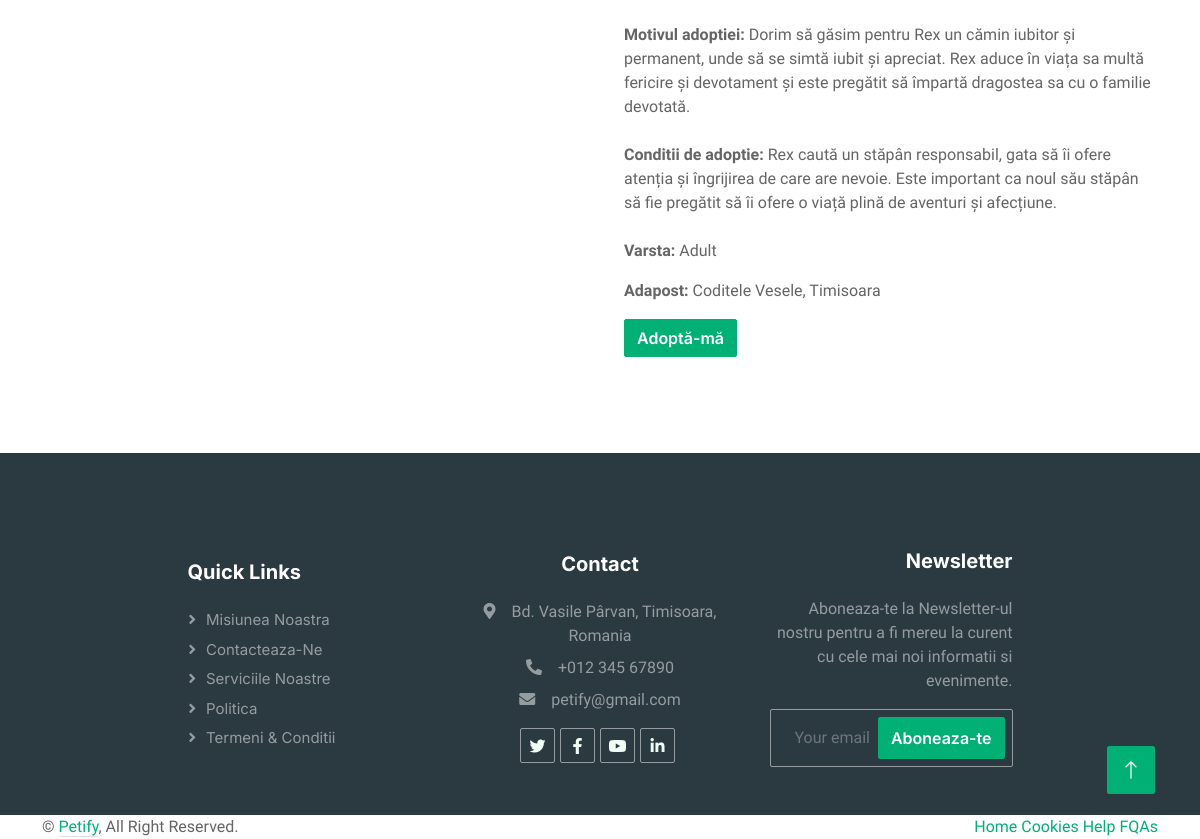
The app's page /Jucausul Rex (lower part), older data.
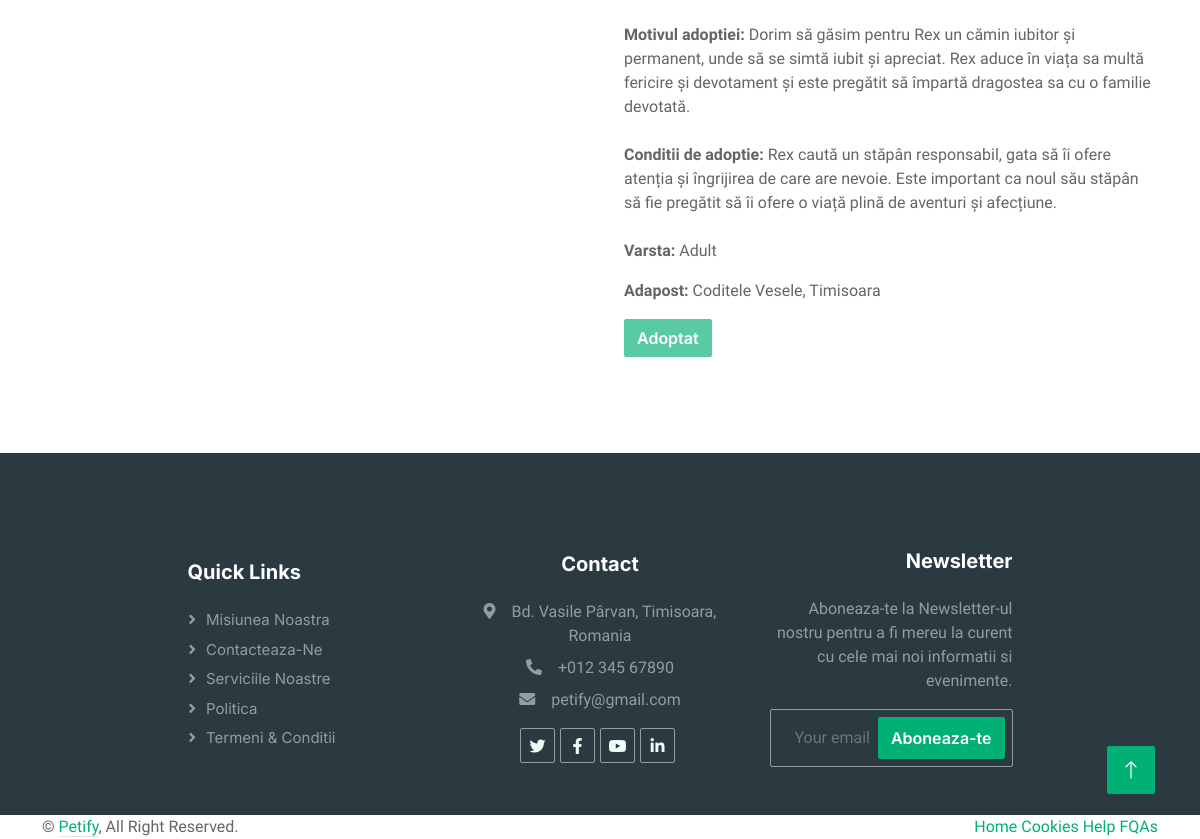
The same page, newer data.
### app.py (models this page shows)
class Animal(db.Model):
    id = db.Column(db.Integer, primary_key=True)
    name = db.Column(db.String(100), nullable=False)
    image = db.Column(db.String(100), nullable=False)
    description = db.Column(db.String(1000), nullable=False)
    history = db.Column(db.String(1000), nullable=True)
    activities = db.Column(db.String(1000), nullable=True)
    relationship = db.Column(db.String(1000), nullable=True)
    special_needs = db.Column(db.String(1000), nullable=True)
    adoption_reason = db.Column(db.String(1000), nullable=True)
    terms = db.Column(db.String(1000), nullable=True)
    button_link = db.Column(db.String(100), nullable=False)
    type = db.Column(db.String(50), nullable=False)
    age = db.Column(db.String(20), nullable=False)
    location = db.Column(db.String(50), nullable=False)
    adopted = db.Column(db.String(100), nullable=True)

### app.py (the view)
@app.route('/<category_name>')
def category_page(category_name):
    category = Animal.query.filter_by(name=category_name).first()
    if category:
        return render_template('category_page.html', category=category)
    else:
        return render_template('404.html')

### templates/category_page.html (shortened to what this page needs)
<!DOCTYPE html>
<html lang="en">
<head>
    <link href="https://cdnjs.cloudflare.com/ajax/libs/font-awesome/5.10.0/css/all.min.css" rel="stylesheet">
    <link href="https://cdn.jsdelivr.net/npm/bootstrap-icons@1.4.1/font/bootstrap-icons.css" rel="stylesheet">
    <link href="/static/lib/animate/animate.min.css" rel="stylesheet">
    <link href="/static/lib/owlcarousel/assets/owl.carousel.min.css" rel="stylesheet">
    <link href="/static/css/bootstrap.min.css" rel="stylesheet">
    <link href="/static/css/style.css" rel="stylesheet">
</head>
<body>
    <div class="container-xxl bg-white p-0">
    <div class="container-xxl bg-white p-0">
        <div class="container-xxl py-5">
            <div class="container">
                <div class="row g-5 align-items-start">
                    <div class="col-md-6 wow fadeIn" data-wow-delay="0.5s">
                        <p class="mb-4"><strong>Motivul adoptiei: </strong>{{ category.adoption_reason|safe }}</p>
                        <p class="mb-4"><strong>Conditii de adoptie: </strong>{{ category.terms|safe }}</p>
                        <p><strong>Varsta:</strong> {{ category.age }}</p>
                        <p><strong>Adapost:</strong> {{ category.location }}</p>
                        {% if category.adopted == 'false' %}
                            <a href="{{ url_for('adopt_from_button', animal_name=category.name) }}" class="btn btn-primary">Adoptă-mă</a>
                        {% else %}
                            <button class="btn btn-primary" disabled> Adoptat
                        {% endif %}
                    </div>
                </div>
            </div>
        </div>
        <div class="container-fluid bg-dark text-white-50 footer pt-5 mt-5 wow fadeIn" data-wow-delay="0.1s">
            <div class="container py-5">
                <div class="row g-5 justify-content-center align-items-center">
                    <div class="col-lg-3 col-md-6 text-start">
                        <h5 class="text-white mb-4">Quick Links</h5>
                        <a class="btn btn-link text-white-50" href="">Misiunea noastra</a>
                        <a class="btn btn-link text-white-50" href="">Contacteaza-ne</a>
                        <a class="btn btn-link text-white-50" href="">Serviciile noastre</a>
                        <a class="btn btn-link text-white-50" href="">Politica</a>
                        <a class="btn btn-link text-white-50" href="">Termeni & Conditii</a>
                    </div>
                    <div class="col-lg-3 col-md-6 text-center">
                        <h5 class="text-white mb-4">Contact</h5>
                        <p class="mb-2"><i class="fa fa-map-marker-alt me-3"></i>Bd. Vasile Pârvan, Timisoara, Romania</p>
                        <p class="mb-2"><i class="fa fa-phone-alt me-3"></i>+012 345 67890</p>
                        <p class="mb-2"><i class="fa fa-envelope me-3"></i>petify@gmail.com</p>
                        <div class="d-flex pt-2 justify-content-center">
                            <a class="btn btn-outline-light btn-social" href=""><i class="fab fa-twitter"></i></a>
                            <a class="btn btn-outline-light btn-social" href=""><i class="fab fa-facebook-f"></i></a>
                            <a class="btn btn-outline-light btn-social" href=""><i class="fab fa-youtube"></i></a>
                            <a class="btn btn-outline-light btn-social" href=""><i class="fab fa-linkedin-in"></i></a>
                        </div>
                    </div>
                    <div class="col-lg-3 col-md-6 text-end">
                        <h5 class="text-white mb-4">Newsletter</h5>
                        <p>Aboneaza-te la Newsletter-ul nostru pentru a fi mereu la curent cu cele mai noi informatii si evenimente.</p>
                        <div class="position-relative mx-auto" style="max-width: 400px;">
                            <a href="{{ url_for('register') }}" class="btn btn-primary py-2 position-absolute top-0 end-0 mt-2 me-2">Aboneaza-te</a>
                        </div>
                    </div>
                </div>
            </div>
        </div>
            <div class="container">
                <div class="copyright">
                    <div class="row">
                        <div class="col-md-6 text-center text-md-start mb-3 mb-md-0">
                            &copy; <a class="border-bottom" href="#">Petify</a>, All Right Reserved.
                        </div>
                        <div class="col-md-6 text-center text-md-end">
                            <div class="footer-menu">
                                <a href="">Home</a>
                                <a href="">Cookies</a>
                                <a href="">Help</a>
                                <a href="">FQAs</a>
                            </div>
                        </div>
                    </div>
                </div>
            </div>
        </div>
        <a href="#" class="btn btn-lg btn-primary btn-lg-square back-to-top"><i class="bi bi-arrow-up"></i></a>
    </div>
</body>
</html>

### static/css/style.css (style rules this page uses)
:root { --primary: #00B074; --secondary: #2B9BFF; --light: #EFFDF5; --dark: #2B3940; }
.back-to-top { position: fixed; display: none; right: 45px; bottom: 45px; z-index: 99; }
.btn { font-family: 'Inter', sans-serif; font-weight: 600; transition: .5s; }
.btn.btn-primary, .btn.btn-secondary { color: #FFFFFF; }
.btn-lg-square { width: 48px; height: 48px; }
.btn-square, .btn-sm-square, .btn-lg-square { padding: 0; display: flex; align-items: center; justify-content: center; font-weight: normal; border-radius: 2px; }
.footer .btn.btn-social { margin-right: 5px; width: 35px; height: 35px; display: flex; align-items: center; justify-content: center; color: var(--light); border: 1px solid rgba(255,255,255,0.5); border-radius: 2px; transition: .3s; }
.footer .btn.btn-link { display: block; margin-bottom: 5px; padding: 0; text-align: left; font-size: 15px; font-weight: normal; text-transform: capitalize; transition: .3s; }
.footer .btn.btn-link::before { position: relative; content: "\f105"; font-family: "Font Awesome 5 Free"; font-weight: 900; margin-right: 10px; }

Row changes from the older to the newer data that the page shows:
changed Animal "Adult": adopted "false" → "Alexandra Moise" (drawn)
Text that changed along with them:
text no longer shown: "Adoptă-mă"
text now shown: "Adoptat"
